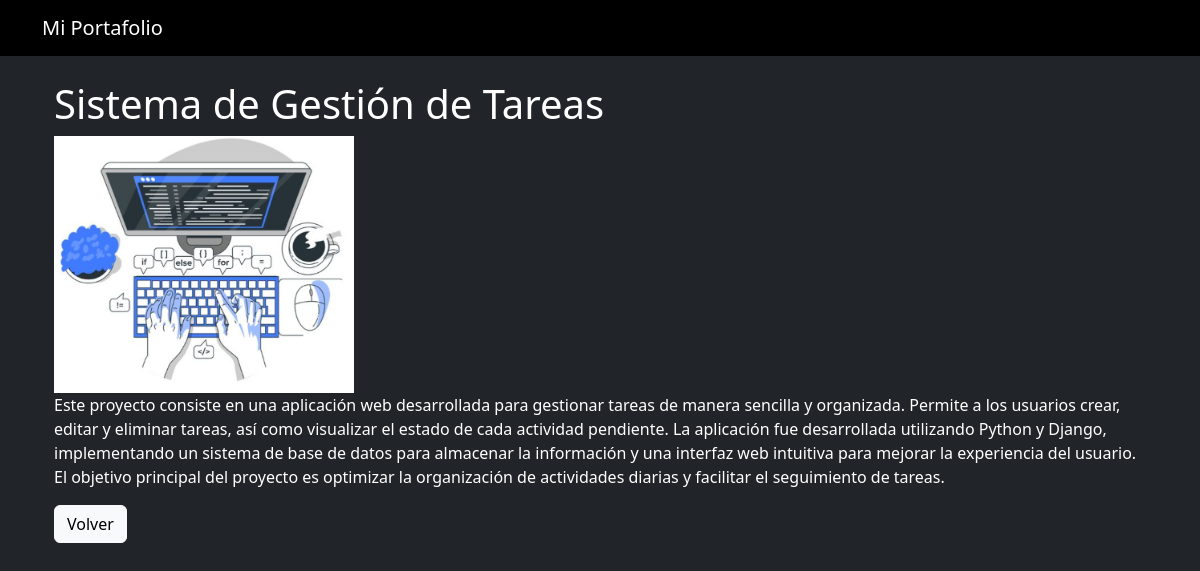
The app's page /blog/2/ with its own data.
### blog/models.py (models this page shows, shortened)
class Post(models.Model):
    title = models.CharField(max_length=200)
    description = models.TextField()
    image = models.ImageField(upload_to='portfolio/images/')

### blog/views.py (the view)
# urls.py: path('<int:post_id>/', views.post_detail, name='post_detail'),
def post_detail(request, post_id):
    post = get_object_or_404(Post, id=post_id)
    return render(request, 'post_detail.html', {'post': post})

### blog/templates/post_detail.html
{% extends 'layout.html' %}
{% block content %}
<h1>{{ post.title }}</h1>
<img src="{{ post.image.url }}" width="300">
<p>{{ post.description }}</p>
<a href="/" class="btn btn-light">Volver</a>
{% endblock %}

### portafolio/static/main.css (style rules this page uses)
body { background-color: #121212; color: white; }
img { object-fit: cover; }

### records on screen
Post: title "Sistema de Gestión de Tareas", image (picture), description "Este proyecto consiste en una aplicación web desarrollada para gestionar tareas de manera sencilla y organizada. Permite a los usuarios crear, editar y eliminar tareas, así como visualizar el estado de cada actividad pendiente. La aplicación fue desarrollada utilizando Python y Django, implementando un sistema de base de datos para almacenar la información y una interfaz web intuitiva para mejorar la experiencia del usuario. El objetivo principal del proyecto es optimizar la organización de actividades diarias y facilitar el seguimiento de tareas."
